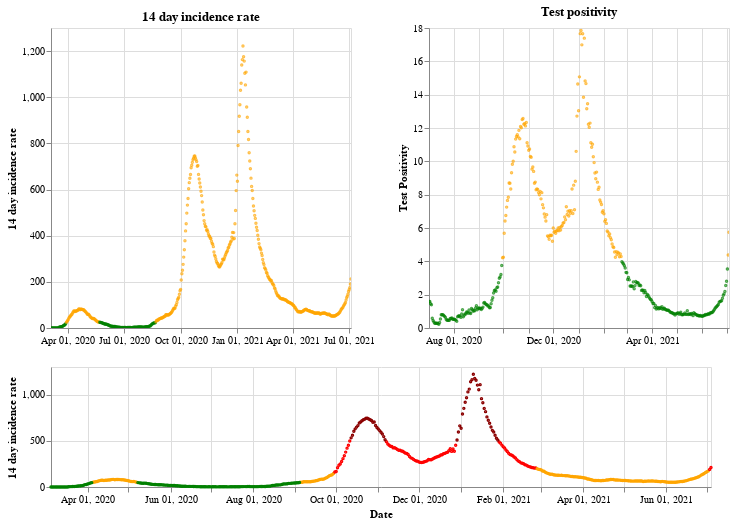

Notebook code for this chart:
### Markdown cell above
## Northern Ireland

### Code cell
plot_traffic_light('Northern Ireland')

### Figure 1 — Vega-Lite specification as saved in the notebook (floating-point values rounded to 4 significant figures; data arrays with more than 128 entries replaced by an {"elided": "..."} marker saying what was removed)
{"config": {"view": {"continuousWidth": 400, "continuousHeight": 300}}, "vconcat": [{"hconcat": [{"mark": {"type": "point", "size": 2}, "encoding": {"color": {"condition": {"value": "green", "test": "(datum.twoWeeklyCasesRate <= 25)"}, "value": "orange"}, "tooltip": [{"type": "nominal", "field": "areaName"}, {"type": "temporal", "field": "date"}, {"type": "quantitative", "field": "twoWeeklyCasesRate"}, {"type": "quantitative", "field": "testPositivity"}], "x": {"type": "temporal", "axis": {"title": ""}, "field": "date", "scale": {"domain": {"selection": "DateBrush"}}, "timeUnit": "yearmonthdate"}, "y": {"type": "quantitative", "axis": {"title": "14 day incidence rate"}, "field": "twoWeeklyCasesRate"}}, "title": "14 day incidence rate", "width": 300}, {"mark": {"type": "point", "size": 2}, "encoding": {"color": {"condition": {"value": "green", "test": "(datum.testPositivity <= 4)"}, "value": "orange"}, "tooltip": [{"type": "nominal", "field": "areaName"}, {"type": "temporal", "field": "date"}, {"type": "quantitative", "field": "twoWeeklyCasesRate"}, {"type": "quantitative", "field": "testPositivity"}], "x": {"type": "temporal", "axis": {"title": ""}, "field": "date", "scale": {"domain": {"selection": "DateBrush"}}, "timeUnit": "yearmonthdate"}, "y": {"type": "quantitative", "axis": {"title": "Test Positivity"}, "field": "testPositivity"}}, "title": "Test positivity", "width": 300}]}, {"layer": [{"mark": {"type": "point", "size": 2}, "encoding": {"color": {"condition": {"value": "orange", "test": "(((datum.testPositivity < 4) && (datum.twoWeeklyCasesRate >= 50)) && (datum.twoWeeklyCasesRate < 200))"}, "value": "red"}, "opacity": {"condition": {"value": 1, "test": "((datum.twoWeeklyCasesRate >= 50) && (datum.twoWeeklyCasesRate < 500))"}, "value": 0}, "tooltip": [{"type": "nominal", "field": "areaName"}, {"type": "temporal", "field": "date"}, {"type": "quantitative", "field": "twoWeeklyCasesRate"}, {"type": "quantitative", "field": "testPositivity"}], "x": {"type": "temporal", "axis": {"title": "Date"}, "field": "date", "timeUnit": "yearmonthdate"}, "y": {"type": "quantitative", "axis": {"title": "14 day incidence rate"}, "field": "twoWeeklyCasesRate"}}, "selection": {"DateBrush": {"type": "interval", "encodings": ["x"], "fields": ["Time"]}}}, {"mark": {"type": "point", "size": 2}, "encoding": {"color": {"value": "darkred"}, "opacity": {"condition": {"value": 1, "test": "(datum.twoWeeklyCasesRate >= 500)"}, "value": 0}, "tooltip": [{"type": "nominal", "field": "areaName"}, {"type": "temporal", "field": "date"}, {"type": "quantitative", "field": "twoWeeklyCasesRate"}, {"type": "quantitative", "field": "testPositivity"}], "x": {"type": "temporal", "axis": {"title": "Date"}, "field": "date", "timeUnit": "yearmonthdate"}, "y": {"type": "quantitative", "axis": {"title": "14 day incidence rate"}, "field": "twoWeeklyCasesRate"}}}, {"mark": {"type": "point", "size": 2}, "encoding": {"color": {"condition": {"value": "green", "test": "((datum.testPositivity < 4) && (datum.twoWeeklyCasesRate < 50))"}, "value": "orange"}, "opacity": {"condition": {"value": 1, "test": "(datum.twoWeeklyCasesRate < 50)"}, "value": 0}, "tooltip": [{"type": "nominal", "field": "areaName"}, {"type": "temporal", "field": "date"}, {"type": "quantitative", "field": "twoWeeklyCasesRate"}, {"type": "quantitative", "field": "testPositivity"}], "x": {"type": "temporal", "axis": {"title": "Date"}, "field": "date", "timeUnit": "yearmonthdate"}, "y": {"type": "quantitative", "axis": {"title": "14 day incidence rate"}, "field": "twoWeeklyCasesRate"}}}], "height": 120, "width": 660}], "data": {"name": "data-6452c1fe5781fb397cba067d2206a61b"}, "$schema": "https://vega.github.io/schema/vega-lite/v4.8.1.json", "datasets": {"data-6452c1fe5781fb397cba067d2206a61b": {"elided": "487 records"}}}
